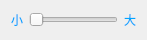
<?xml version="1.0" encoding="UTF-8"?>
<ui version="4.0">
 <class>VolumeSlider</class>
 <widget class="QDialog" name="VolumeSlider">
  <property name="geometry">
   <rect>
    <x>0</x>
    <y>0</y>
    <width>147</width>
    <height>40</height>
   </rect>
  </property>
  <property name="windowTitle">
   <string>Form</string>
  </property>
  <property name="styleSheet">
   <string notr="true">QLabel
{
	color: #00A5FF;
}
VolumeSlider
{
	background: rgba(22,26,34,230);
}</string>
  </property>
  <layout class="QHBoxLayout" name="horizontalLayout">
   <item>
    <widget class="QLabel" name="label">
     <property name="text">
      <string>小</string>
     </property>
    </widget>
   </item>
   <item>
    <widget class="QSlider" name="volumeSlider">
     <property name="maximum">
      <number>100</number>
     </property>
     <property name="orientation">
      <enum>Qt::Horizontal</enum>
     </property>
    </widget>
   </item>
   <item>
    <widget class="QLabel" name="label_2">
     <property name="text">
      <string>大</string>
     </property>
    </widget>
   </item>
  </layout>
 </widget>
 <resources/>
 <connections/>
</ui>
